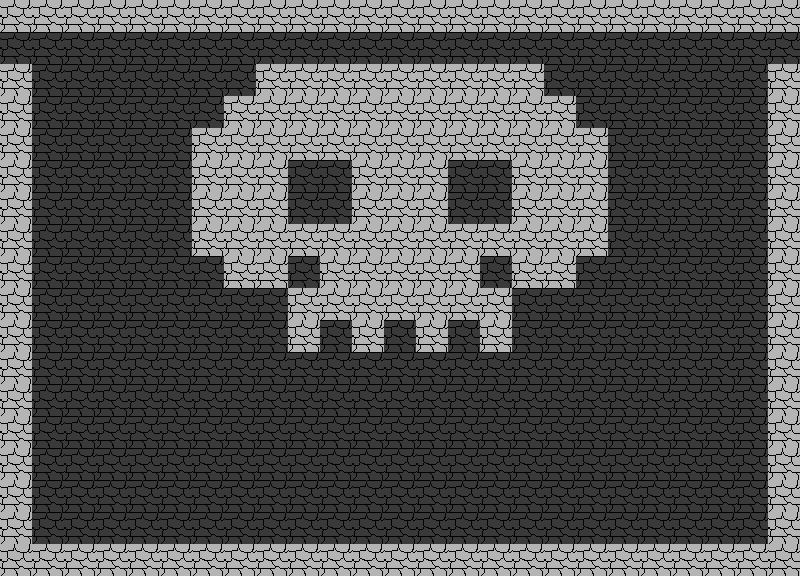

The image is a tile-based game level rendered from a .tmx file. Its description and complete source (layers, tilesets, objects, tile grids) follow:
An orthogonal 25x18 tile map with 32x32 px tiles, 1 tile layer (floor) and 6 objects (3x door, 2x enemy, player).

<map version="1.10" tiledversion="1.11.2" orientation="orthogonal" renderorder="right-down" width="25" height="18" tilewidth="32" tileheight="32" infinite="0" nextlayerid="3" nextobjectid="7">
 <tileset firstgid="1" source="placeholder.tsx" />
 <layer id="1" name="floor" width="25" height="18">
  <data encoding="csv">
2,2,2,2,2,2,2,2,2,2,2,2,2,2,2,2,2,2,2,2,2,2,2,2,2,
1,1,1,1,1,1,1,1,1,1,1,1,1,1,1,1,1,1,1,1,1,1,1,1,1,
2,1,1,1,1,1,1,1,2,2,2,2,2,2,2,2,2,1,1,1,1,1,1,1,2,
2,1,1,1,1,1,1,2,2,2,2,2,2,2,2,2,2,2,1,1,1,1,1,1,2,
2,1,1,1,1,1,2,2,2,2,2,2,2,2,2,2,2,2,2,1,1,1,1,1,2,
2,1,1,1,1,1,2,2,2,1,1,2,2,2,1,1,2,2,2,1,1,1,1,1,2,
2,1,1,1,1,1,2,2,2,1,1,2,2,2,1,1,2,2,2,1,1,1,1,1,2,
2,1,1,1,1,1,2,2,2,2,2,2,2,2,2,2,2,2,2,1,1,1,1,1,2,
2,1,1,1,1,1,1,2,2,1,2,2,2,2,2,1,2,2,1,1,1,1,1,1,2,
2,1,1,1,1,1,1,1,1,2,2,2,2,2,2,2,1,1,1,1,1,1,1,1,2,
2,1,1,1,1,1,1,1,1,2,1,2,1,2,1,2,1,1,1,1,1,1,1,1,2,
2,1,1,1,1,1,1,1,1,1,1,1,1,1,1,1,1,1,1,1,1,1,1,1,2,
2,1,1,1,1,1,1,1,1,1,1,1,1,1,1,1,1,1,1,1,1,1,1,1,2,
2,1,1,1,1,1,1,1,1,1,1,1,1,1,1,1,1,1,1,1,1,1,1,1,2,
2,1,1,1,1,1,1,1,1,1,1,1,1,1,1,1,1,1,1,1,1,1,1,1,2,
2,1,1,1,1,1,1,1,1,1,1,1,1,1,1,1,1,1,1,1,1,1,1,1,2,
2,1,1,1,1,1,1,1,1,1,1,1,1,1,1,1,1,1,1,1,1,1,1,1,2,
2,2,2,2,2,2,2,2,2,2,2,2,2,2,2,2,2,2,2,2,2,2,2,2,2
</data>
 </layer>
 <objectgroup id="2" name="objects">
  <object id="1" type="enemy" gid="5" x="448" y="224" width="32" height="32" />
  <object id="2" type="enemy" gid="5" x="288" y="224" width="32" height="32" />
  <object id="3" type="door" gid="3" x="32" y="576" width="32" height="32" />
  <object id="4" type="door" gid="3" x="0" y="64" width="32" height="32" />
  <object id="5" type="door" gid="3" x="768" y="64" width="32" height="32" />
  <object id="6" type="player" gid="4" x="32" y="544" width="32" height="32" />
 </objectgroup>
</map>